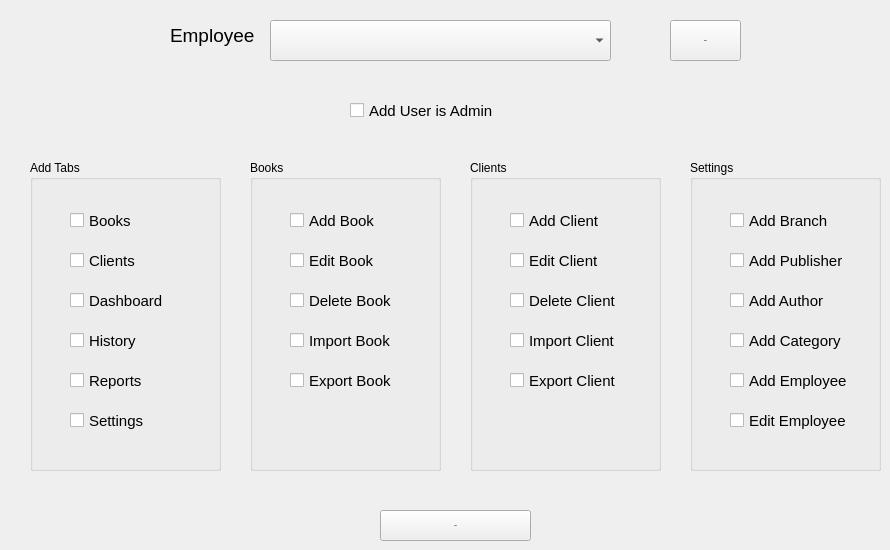
      <widget class="QWidget" name="tab_2">
       <attribute name="title">
        <string>Add User Permissions</string>
       </attribute>
       <widget class="QComboBox" name="comboBox_7">
        <property name="geometry">
         <rect>
          <x>270</x>
          <y>20</y>
          <width>341</width>
          <height>41</height>
         </rect>
        </property>
        <property name="font">
         <font>
          <pointsize>13</pointsize>
         </font>
        </property>
       </widget>
       <widget class="QLabel" name="label_7">
        <property name="geometry">
         <rect>
          <x>170</x>
          <y>20</y>
          <width>91</width>
          <height>31</height>
         </rect>
        </property>
        <property name="font">
         <font>
          <pointsize>14</pointsize>
         </font>
        </property>
        <property name="text">
         <string>Employee</string>
        </property>
       </widget>
       <widget class="QPushButton" name="pushButton_5">
        <property name="geometry">
         <rect>
          <x>380</x>
          <y>510</y>
          <width>151</width>
          <height>31</height>
         </rect>
        </property>
        <property name="font">
         <font>
          <family>Segoe UI</family>
          <pointsize>-1</pointsize>
          <weight>75</weight>
          <bold>true</bold>
         </font>
        </property>
        <property name="text">
         <string>Apply</string>
        </property>
       </widget>
       <widget class="QPushButton" name="pushButton_33">
        <property name="geometry">
         <rect>
          <x>670</x>
          <y>20</y>
          <width>71</width>
          <height>41</height>
         </rect>
        </property>
        <property name="font">
         <font>
          <family>Segoe UI</family>
          <pointsize>-1</pointsize>
          <weight>75</weight>
          <bold>true</bold>
         </font>
        </property>
        <property name="text">
         <string>Check</string>
        </property>
       </widget>
       <widget class="QGroupBox" name="groupBox_13">
        <property name="geometry">
         <rect>
          <x>30</x>
          <y>160</y>
          <width>191</width>
          <height>311</height>
         </rect>
        </property>
        <property name="title">
         <string>Add Tabs</string>
        </property>
        <widget class="QCheckBox" name="checkBox_2">
         <property name="geometry">
          <rect>
           <x>40</x>
           <y>40</y>
           <width>111</width>
           <height>41</height>
          </rect>
         </property>
         <property name="font">
          <font>
           <pointsize>11</pointsize>
          </font>
         </property>
         <property name="text">
          <string>Books</string>
         </property>
        </widget>
        <widget class="QCheckBox" name="checkBox_13">
         <property name="geometry">
          <rect>
           <x>40</x>
           <y>200</y>
           <width>121</width>
           <height>41</height>
          </rect>
         </property>
         <property name="font">
          <font>
           <pointsize>11</pointsize>
          </font>
         </property>
         <property name="text">
          <string>Reports  </string>
         </property>
        </widget>
        <widget class="QCheckBox" name="checkBox_7">
         <property name="geometry">
          <rect>
           <x>40</x>
           <y>120</y>
           <width>121</width>
           <height>41</height>
          </rect>
         </property>
         <property name="font">
          <font>
           <pointsize>11</pointsize>
          </font>
         </property>
         <property name="text">
          <string>Dashboard</string>
         </property>
        </widget>
        <widget class="QCheckBox" name="checkBox_4">
         <property name="geometry">
          <rect>
           <x>40</x>
           <y>80</y>
           <width>111</width>
           <height>41</height>
          </rect>
         </property>
         <property name="font">
          <font>
           <pointsize>11</pointsize>
          </font>
         </property>
         <property name="text">
          <string>Clients</string>
         </property>
        </widget>
        <widget class="QCheckBox" name="checkBox_12">
         <property name="geometry">
          <rect>
           <x>40</x>
           <y>160</y>
           <width>121</width>
           <height>41</height>
          </rect>
         </property>
         <property name="font">
          <font>
           <pointsize>11</pointsize>
          </font>
         </property>
         <property name="text">
          <string>History  </string>
         </property>
        </widget>
        <widget class="QCheckBox" name="checkBox_14">
         <property name="geometry">
          <rect>
           <x>40</x>
           <y>240</y>
           <width>121</width>
           <height>41</height>
          </rect>
         </property>
         <property name="font">
          <font>
           <pointsize>11</pointsize>
          </font>
         </property>
         <property name="text">
          <string>Settings  </string>
         </property>
        </widget>
       </widget>
       <widget class="QGroupBox" name="groupBox_14">
        <property name="geometry">
         <rect>
          <x>250</x>
          <y>160</y>
          <width>191</width>
          <height>311</height>
         </rect>
        </property>
        <property name="title">
         <string>Books</string>
        </property>
        <widget class="QCheckBox" name="checkBox_6">
         <property name="geometry">
          <rect>
           <x>40</x>
           <y>40</y>
           <width>111</width>
           <height>41</height>
          </rect>
         </property>
         <property name="font">
          <font>
           <pointsize>11</pointsize>
          </font>
         </property>
         <property name="text">
          <string>Add Book</string>
         </property>
        </widget>
        <widget class="QCheckBox" name="checkBox_9">
         <property name="geometry">
          <rect>
           <x>40</x>
           <y>120</y>
           <width>131</width>
           <height>41</height>
          </rect>
         </property>
         <property name="font">
          <font>
           <pointsize>11</pointsize>
          </font>
         </property>
         <property name="text">
          <string>Delete Book</string>
         </property>
        </widget>
        <widget class="QCheckBox" name="checkBox">
         <property name="geometry">
          <rect>
           <x>40</x>
           <y>80</y>
           <width>111</width>
           <height>41</height>
          </rect>
         </property>
         <property name="font">
          <font>
           <pointsize>11</pointsize>
          </font>
         </property>
         <property name="text">
          <string>Edit Book</string>
         </property>
        </widget>
        <widget class="QCheckBox" name="checkBox_15">
         <property name="geometry">
          <rect>
           <x>40</x>
           <y>160</y>
           <width>131</width>
           <height>41</height>
          </rect>
         </property>
         <property name="font">
          <font>
           <pointsize>11</pointsize>
          </font>
         </property>
         <property name="text">
          <string>Import Book</string>
         </property>
        </widget>
        <widget class="QCheckBox" name="checkBox_16">
         <property name="geometry">
          <rect>
           <x>40</x>
           <y>200</y>
           <width>131</width>
           <height>41</height>
          </rect>
         </property>
         <property name="font">
          <font>
           <pointsize>11</pointsize>
          </font>
         </property>
         <property name="text">
          <string>Export Book</string>
         </property>
        </widget>
       </widget>
       <widget class="QGroupBox" name="groupBox_15">
        <property name="geometry">
         <rect>
          <x>470</x>
          <y>160</y>
          <width>191</width>
          <height>311</height>
         </rect>
        </property>
        <property name="title">
         <string>Clients</string>
        </property>
        <widget class="QCheckBox" name="checkBox_8">
         <property name="geometry">
          <rect>
           <x>40</x>
           <y>120</y>
           <width>131</width>
           <height>41</height>
          </rect>
         </property>
         <property name="font">
          <font>
           <pointsize>11</pointsize>
          </font>
         </property>
         <property name="text">
          <string>Delete Client</string>
         </property>
        </widget>
        <widget class="QCheckBox" name="checkBox_11">
         <property name="geometry">
          <rect>
           <x>40</x>
           <y>80</y>
           <width>121</width>
           <height>41</height>
          </rect>
         </property>
         <property name="font">
          <font>
           <pointsize>11</pointsize>
          </font>
         </property>
         <property name="text">
          <string>Edit Client</string>
         </property>
        </widget>
        <widget class="QCheckBox" name="checkBox_10">
         <property name="geometry">
          <rect>
           <x>40</x>
           <y>40</y>
           <width>111</width>
           <height>41</height>
          </rect>
         </property>
         <property name="font">
          <font>
           <pointsize>11</pointsize>
          </font>
         </property>
         <property name="text">
          <string>Add Client</string>
         </property>
        </widget>
        <widget class="QCheckBox" name="checkBox_17">
         <property name="geometry">
          <rect>
           <x>40</x>
           <y>160</y>
           <width>131</width>
           <height>41</height>
          </rect>
         </property>
         <property name="font">
          <font>
           <pointsize>11</pointsize>
          </font>
         </property>
         <property name="text">
          <string>Import Client</string>
         </property>
        </widget>
        <widget class="QCheckBox" name="checkBox_18">
         <property name="geometry">
          <rect>
           <x>40</x>
           <y>200</y>
           <width>131</width>
           <height>41</height>
          </rect>
         </property>
         <property name="font">
          <font>
           <pointsize>11</pointsize>
          </font>
         </property>
         <property name="text">
          <string>Export Client</string>
         </property>
        </widget>
       </widget>
       <widget class="QGroupBox" name="groupBox_16">
        <property name="geometry">
         <rect>
          <x>690</x>
          <y>160</y>
          <width>191</width>
          <height>311</height>
         </rect>
        </property>
        <property name="title">
         <string>Settings  </string>
        </property>
        <widget class="QCheckBox" name="checkBox_24">
         <property name="geometry">
          <rect>
           <x>40</x>
           <y>120</y>
           <width>131</width>
           <height>41</height>
          </rect>
         </property>
         <property name="font">
          <font>
           <pointsize>11</pointsize>
          </font>
         </property>
         <property name="text">
          <string>Add Author</string>
         </property>
        </widget>
        <widget class="QCheckBox" name="checkBox_25">
         <property name="geometry">
          <rect>
           <x>40</x>
           <y>80</y>
           <width>121</width>
           <height>41</height>
          </rect>
         </property>
         <property name="font">
          <font>
           <pointsize>11</pointsize>
          </font>
         </property>
         <property name="text">
          <string>Add Publisher</string>
         </property>
        </widget>
        <widget class="QCheckBox" name="checkBox_26">
         <property name="geometry">
          <rect>
           <x>40</x>
           <y>40</y>
           <width>111</width>
           <height>41</height>
          </rect>
         </property>
         <property name="font">
          <font>
           <pointsize>11</pointsize>
          </font>
         </property>
         <property name="text">
          <string>Add Branch</string>
         </property>
        </widget>
        <widget class="QCheckBox" name="checkBox_27">
         <property name="geometry">
          <rect>
           <x>40</x>
           <y>160</y>
           <width>131</width>
           <height>41</height>
          </rect>
         </property>
         <property name="font">
          <font>
           <pointsize>11</pointsize>
          </font>
         </property>
         <property name="text">
          <string>Add Category</string>
         </property>
        </widget>
        <widget class="QCheckBox" name="checkBox_28">
         <property name="geometry">
          <rect>
           <x>40</x>
           <y>200</y>
           <width>131</width>
           <height>41</height>
          </rect>
         </property>
         <property name="font">
          <font>
           <pointsize>11</pointsize>
          </font>
         </property>
         <property name="text">
          <string>Add Employee</string>
         </property>
        </widget>
        <widget class="QCheckBox" name="checkBox_29">
         <property name="geometry">
          <rect>
           <x>40</x>
           <y>240</y>
           <width>131</width>
           <height>41</height>
          </rect>
         </property>
         <property name="font">
          <font>
           <pointsize>11</pointsize>
          </font>
         </property>
         <property name="text">
          <string>Edit Employee</string>
         </property>
        </widget>
       </widget>
       <widget class="QCheckBox" name="checkBox_30">
        <property name="geometry">
         <rect>
          <x>350</x>
          <y>90</y>
          <width>161</width>
          <height>41</height>
         </rect>
        </property>
        <property name="font">
         <font>
          <pointsize>11</pointsize>
         </font>
        </property>
        <property name="text">
         <string>Add User is Admin</string>
        </property>
       </widget>
      </widget>
